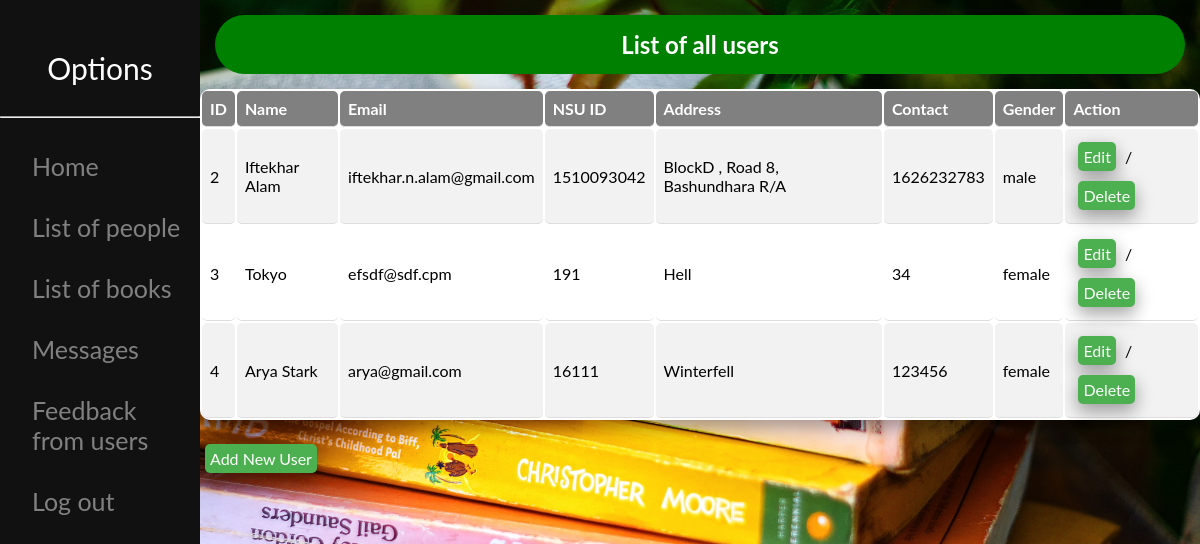
/admin_users.php (signed in), run on the app's committed database.
### tables this page shows
CREATE TABLE `users` (
  `id` int(100) NOT NULL,
  `name` varchar(100) NOT NULL,
  `email` varchar(100) NOT NULL,
  `password` varchar(100) NOT NULL,
  `nsu_id` int(100) NOT NULL,
  `address` varchar(100) NOT NULL,
  `c_number` int(100) NOT NULL,
  `gender` varchar(10) NOT NULL
);

### admin_users.php (the view, shortened to what this page needs)
<?php
  require "config.php";
 ?>
<!DOCTYPE html>
<html lang="en" dir="ltr">
  <head>
    <link rel="stylesheet" type="text/css" href="adminstyle.css">
  </head>
  <body>
    <div class="sidenav">
      <p style="color:white; text-align:center; font-size:30px" >Options</p>  <hr> </br>
      <a href="index.php">Home</a></br>
      <a href="admin_users.php">List of people</a></br>
      <a href="admin_books.php">List of books</a></br>
      <a href="admin_messages.php">Messages</a></br>
      <a href="userfeedback.php">Feedback from users</a></br>
      <a href="logout.php">Log out</a>
    </div>
    <div class="main">
    <h2>List of all users</h2>
    <?php
    if (isset($_SESSION['user'])) {
      $stmt1 = $db->query("SELECT * FROM users");
      $row2 = $stmt1->fetch(PDO::FETCH_ASSOC) ;
      if ($row2 > 0) {
        echo('<table>'."\n");
        echo "<tr><th>";
        echo "ID";
        echo "</th><th>";
        echo "Name";
        echo "</th><th>";
        echo "Email";
        echo "</th><th>";
        echo "NSU ID";
        echo "</th><th>";
        echo "Address";
        echo "</th><th>";
        echo "Contact";
        echo "</th><th>";
        echo "Gender";
        echo "</th><th>";
        echo "Action";
        echo "</th></tr>";
        $stmt = $db->query("SELECT id, name,email,nsu_id,address,c_number,gender FROM users where id > 1");
        while ( $row = $stmt->fetch(PDO::FETCH_ASSOC) ) {
            echo "<tr><td>";
            echo(htmlentities($row['id']));
            echo("</td><td>");
            echo(htmlentities($row['name']));
            echo("</td><td>");
            echo(htmlentities($row['email']));
            echo("</td><td>");
            echo(htmlentities($row['nsu_id']));
            echo("</td><td>");
            echo(htmlentities($row['address']));
            echo("</td><td>");
            echo(htmlentities($row['c_number']));
            echo("</td><td>");
            echo(htmlentities($row['gender']));
            echo("</td><td>");
            echo('<a href="edituser.php?id='.$row['id'].'">Edit</a> / ');
            echo('<a href="deleteusers.php?id='.$row['id'].'">Delete</a>');
            echo("</td></tr>\n");
        }
        echo("</table>");
      }else {
        echo "No rows found".'</br>';
      }
      echo '</br>'."<a href='signup.php'>Add New User</a></br></br>";
    }
    else {
      echo "<a href='login.php'>Please log in</a></br>";
    }
     ?>
   </div>
  </body>
</html>

### adminstyle.css (style rules this page uses)
body { font-family: "Lato", sans-serif; background-image: url('img/a6.jpg'); background-size:cover; background-repeat: no-repeat; background-position: center; height: 90vh; position: relative; margin: 0px; padding: 0px; }
th { background-color: grey; color: white; }
th, td { padding: 8px; text-align: left; border-bottom: 1px solid #ddd; border-radius: 5px; }
tr:nth-child(even) { background-color: #f2f2f2; }
table { border-collapse: inherit; width: 100%; border-radius: 10px; box-shadow: 0 8px 16px 0 rgba(0,0,0,0.2), 0 6px 20px 0 rgba(0,0,0,0.19); background-color: white; }
h2 { text-align: center; background-color: green; border-radius: 50px; margin : 15px; padding: 15px; color: white; }
body { font-family: "Lato", sans-serif; }
.main table a { background-color: #4CAF50; border: none; color: white; padding: 5px ; text-align: center; text-decoration: none; display: inline-block; font-size: 16px; margin: 5px; border-radius: 5px; }
.main a { background-color: #4CAF50; border: none; color: white; padding: 5px ; text-align: center; text-decoration: none; display: inline-block; font-size: 16px; margin: 5px; border-radius: 5px; box-shadow: 0 8px 16px 0 rgba(0,0,0,0.2), 0 6px 20px 0 rgba(0,0,0,0.19); }
.sidenav { height: 100%; width: 200px; position: fixed; z-index: 1; top: 0; left: 0; background-color: #111; overflow-x: hidden; padding-top: 20px; }
.sidenav a { padding: 6px 6px 6px 32px; text-decoration: none; font-size: 25px; color: #818181; display: block; }
.main { margin-left: 200px; }

### data on the page
users: id "2", name "Iftekhar Alam", email "iftekhar.n.alam@gmail.com", nsu "1510093042", address "BlockD , Road 8, Bashundhara R/A", c_number "1626232783", gender "male"
users: id "3", name "Tokyo", email "efsdf@sdf.cpm", nsu "191", address "Hell", c_number "34", gender "female"
users: id "4", name "Arya Stark", email "arya@gmail.com", nsu "16111", address "Winterfell", c_number "123456", gender "female"
